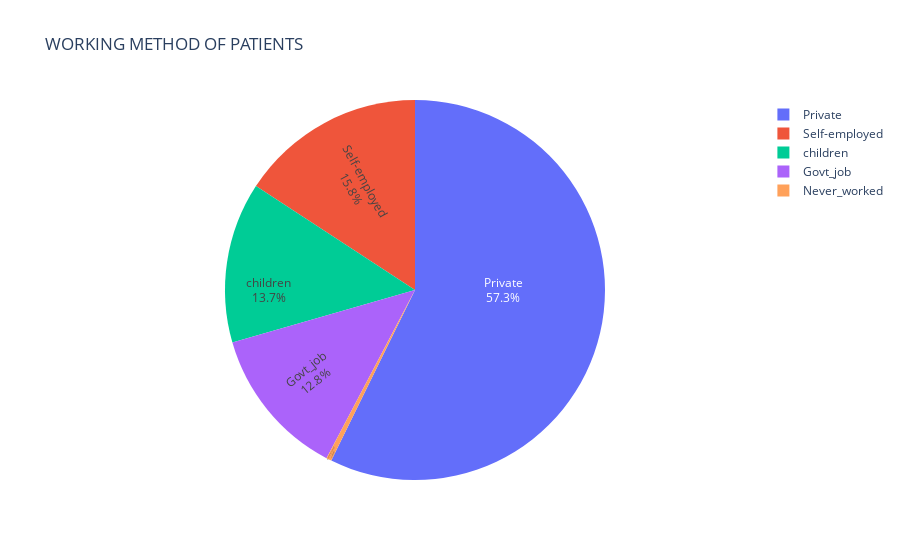

Notebook cell for this chart:
### Code cell
"WORKING METHOD OF PATIENTS"
data_work_type = data['work_type'].value_counts()
fig  =px.pie(values=data_work_type.values,labels=data_work_type.index,names = data_work_type.index,title="WORKING METHOD OF PATIENTS") #WORKING METHOD OF PATIENTS

fig.update_traces(textposition='inside', textinfo='percent+label', insidetextorientation='radial')
fig.show()

### Figure 1 — Plotly figure (JSON) as saved in the notebook; plotly's stock layout.template omitted (floating-point values rounded to 4 significant figures)
{"data": [{"domain": {"x": [0, 1], "y": [0, 1]}, "hovertemplate": "label=%{label}<br>value=%{value}<extra></extra>", "insidetextorientation": "radial", "labels": ["Private", "Self-employed", "children", "Govt_job", "Never_worked"], "legendgroup": "", "name": "", "showlegend": true, "textinfo": "percent+label", "textposition": "inside", "type": "pie", "values": [2811, 775, 671, 630, 22]}], "layout": {"legend": {"tracegroupgap": 0}, "title": {"text": "WORKING METHOD OF PATIENTS"}}}
